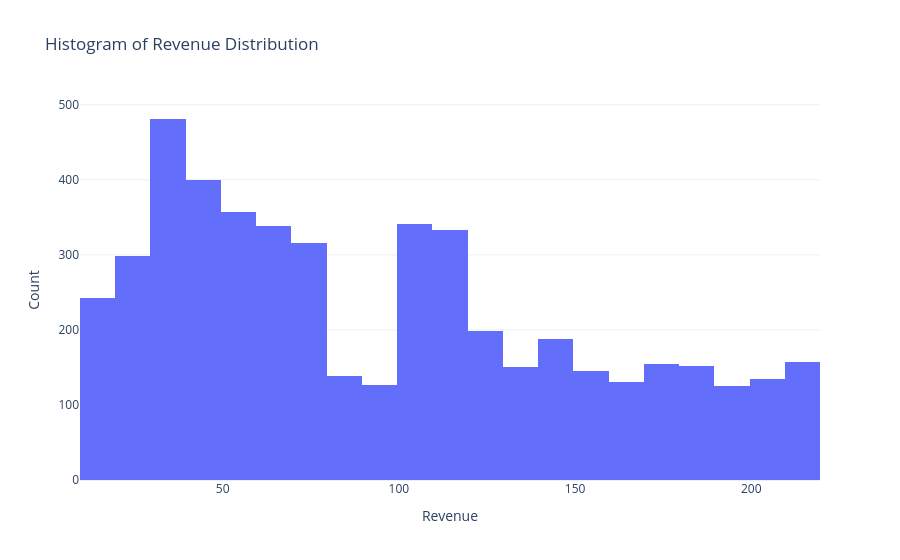

The cell this chart's notebook holds for it:
### Code cell
fig = px.histogram(
    data_frame = df_orders,
    x = 'revenue',
    nbins = 30,
    title = 'Histogram of Revenue Distribution'
)

fig.update_layout(
    xaxis_title='Revenue',
    yaxis_title='Count'
)

fig.show()

### Figure 1 — Plotly figure (JSON) as saved in the notebook; plotly's stock layout.template omitted (floating-point values rounded to 4 significant figures; data arrays with more than 128 entries replaced by an {"elided": "..."} marker saying what was removed)
{"data": [{"bingroup": "x", "hovertemplate": "revenue=%{x}<br>count=%{y}<extra></extra>", "legendgroup": "", "marker": {"color": "#636efa", "pattern": {"shape": ""}}, "name": "", "nbinsx": 30, "orientation": "v", "showlegend": false, "type": "histogram", "x": {"elided": "4906 int values"}, "xaxis": "x", "yaxis": "y"}], "layout": {"barmode": "relative", "legend": {"tracegroupgap": 0}, "title": {"text": "Histogram of Revenue Distribution"}, "xaxis": {"anchor": "y", "domain": [0, 1], "title": {"text": "Revenue"}}, "yaxis": {"anchor": "x", "domain": [0, 1], "title": {"text": "Count"}}}}
